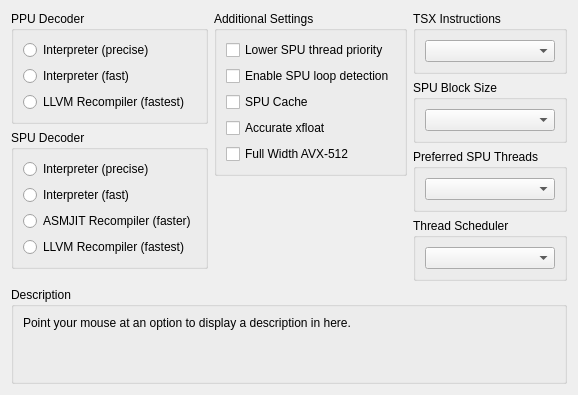
     <widget class="QWidget" name="coreTab">
      <attribute name="title">
       <string>CPU</string>
      </attribute>
      <layout class="QVBoxLayout" name="coreTabLayout" stretch="0,1,0">
       <item>
        <layout class="QHBoxLayout" name="coreTabItemLayout" stretch="1,1,1">
         <item>
          <layout class="QVBoxLayout" name="coreTabLeftLayout">
           <item>
            <widget class="QGroupBox" name="gb_ppu">
             <property name="title">
              <string>PPU Decoder</string>
             </property>
             <layout class="QVBoxLayout" name="ppu_layout">
              <item>
               <widget class="QRadioButton" name="ppu_precise">
                <property name="text">
                 <string notr="true">Interpreter (precise)</string>
                </property>
               </widget>
              </item>
              <item>
               <widget class="QRadioButton" name="ppu_fast">
                <property name="text">
                 <string notr="true">Interpreter (fast)</string>
                </property>
               </widget>
              </item>
              <item>
               <widget class="QRadioButton" name="ppu_llvm">
                <property name="text">
                 <string notr="true">LLVM Recompiler (fastest)</string>
                </property>
               </widget>
              </item>
             </layout>
            </widget>
           </item>
           <item>
            <widget class="QGroupBox" name="gb_spu">
             <property name="title">
              <string>SPU Decoder</string>
             </property>
             <layout class="QVBoxLayout" name="spu_layout">
              <item>
               <widget class="QRadioButton" name="spu_precise">
                <property name="text">
                 <string notr="true">Interpreter (precise)</string>
                </property>
               </widget>
              </item>
              <item>
               <widget class="QRadioButton" name="spu_fast">
                <property name="text">
                 <string notr="true">Interpreter (fast)</string>
                </property>
               </widget>
              </item>
              <item>
               <widget class="QRadioButton" name="spu_asmjit">
                <property name="text">
                 <string notr="true">ASMJIT Recompiler (faster)</string>
                </property>
               </widget>
              </item>
              <item>
               <widget class="QRadioButton" name="spu_llvm">
                <property name="text">
                 <string notr="true">LLVM Recompiler (fastest)</string>
                </property>
               </widget>
              </item>
             </layout>
            </widget>
           </item>
           <item>
            <spacer name="coreTabLeftLayoutSpacer">
             <property name="orientation">
              <enum>Qt::Vertical</enum>
             </property>
             <property name="sizeType">
              <enum>QSizePolicy::MinimumExpanding</enum>
             </property>
             <property name="sizeHint" stdset="0">
              <size>
               <width>0</width>
               <height>0</height>
              </size>
             </property>
            </spacer>
           </item>
          </layout>
         </item>
         <item>
          <layout class="QVBoxLayout" name="coreTabMiddleLayout">
           <item>
            <widget class="QGroupBox" name="checkboxes">
             <property name="title">
              <string>Additional Settings</string>
             </property>
             <layout class="QVBoxLayout" name="checkboxes_layout">
              <item>
               <widget class="QCheckBox" name="lowerSPUThrPrio">
                <property name="text">
                 <string>Lower SPU thread priority</string>
                </property>
               </widget>
              </item>
              <item>
               <widget class="QCheckBox" name="spuLoopDetection">
                <property name="text">
                 <string>Enable SPU loop detection</string>
                </property>
               </widget>
              </item>
              <item>
               <widget class="QCheckBox" name="spuCache">
                <property name="text">
                 <string>SPU Cache</string>
                </property>
               </widget>
              </item>
              <item>
               <widget class="QCheckBox" name="accurateXFloat">
                <property name="text">
                 <string>Accurate xfloat</string>
                </property>
               </widget>
              </item>
              <item>
               <widget class="QCheckBox" name="fullWidthAVX512">
                <property name="text">
                 <string>Full Width AVX-512</string>
                </property>
               </widget>
              </item>
             </layout>
            </widget>
           </item>
           <item>
            <spacer name="coreTabMiddleLayoutSpacer">
             <property name="orientation">
              <enum>Qt::Vertical</enum>
             </property>
             <property name="sizeType">
              <enum>QSizePolicy::MinimumExpanding</enum>
             </property>
             <property name="sizeHint" stdset="0">
              <size>
               <width>0</width>
               <height>0</height>
              </size>
             </property>
            </spacer>
           </item>
          </layout>
         </item>
         <item>
          <layout class="QVBoxLayout" name="coreTabRightLayout" stretch="0,0,0,0,0">
           <item>
            <widget class="QGroupBox" name="gb_tsx">
             <property name="sizePolicy">
              <sizepolicy hsizetype="Preferred" vsizetype="Minimum">
               <horstretch>0</horstretch>
               <verstretch>0</verstretch>
              </sizepolicy>
             </property>
             <property name="title">
              <string>TSX Instructions</string>
             </property>
             <layout class="QVBoxLayout" name="gb_tsx_layout">
              <item>
               <widget class="QComboBox" name="enableTSX"/>
              </item>
             </layout>
            </widget>
           </item>
           <item>
            <widget class="QGroupBox" name="gb_spuBlockSize">
             <property name="sizePolicy">
              <sizepolicy hsizetype="Preferred" vsizetype="Minimum">
               <horstretch>0</horstretch>
               <verstretch>0</verstretch>
              </sizepolicy>
             </property>
             <property name="title">
              <string>SPU Block Size</string>
             </property>
             <layout class="QVBoxLayout" name="gb_spuBlockSize_layout">
              <item>
               <widget class="QComboBox" name="spuBlockSize"/>
              </item>
             </layout>
            </widget>
           </item>
           <item>
            <widget class="QGroupBox" name="gb_spu_threads">
             <property name="sizePolicy">
              <sizepolicy hsizetype="Preferred" vsizetype="Minimum">
               <horstretch>0</horstretch>
               <verstretch>0</verstretch>
              </sizepolicy>
             </property>
             <property name="title">
              <string>Preferred SPU Threads</string>
             </property>
             <layout class="QVBoxLayout" name="gb_spu_threads_layout">
              <item>
               <widget class="QComboBox" name="preferredSPUThreads"/>
              </item>
             </layout>
            </widget>
           </item>
           <item>
            <widget class="QGroupBox" name="gb_threadsched">
             <property name="sizePolicy">
              <sizepolicy hsizetype="Preferred" vsizetype="Minimum">
               <horstretch>0</horstretch>
               <verstretch>0</verstretch>
              </sizepolicy>
             </property>
             <property name="title">
              <string>Thread Scheduler</string>
             </property>
             <layout class="QVBoxLayout" name="gb_threadsched_layout">
              <item>
               <widget class="QComboBox" name="threadsched"/>
              </item>
             </layout>
            </widget>
           </item>
           <item>
            <spacer name="coreTabRightLayoutSpacer">
             <property name="orientation">
              <enum>Qt::Vertical</enum>
             </property>
             <property name="sizeType">
              <enum>QSizePolicy::MinimumExpanding</enum>
             </property>
             <property name="sizeHint" stdset="0">
              <size>
               <width>0</width>
               <height>0</height>
              </size>
             </property>
            </spacer>
           </item>
          </layout>
         </item>
        </layout>
       </item>
       <item>
        <spacer name="coreTabSpacer">
         <property name="orientation">
          <enum>Qt::Vertical</enum>
         </property>
         <property name="sizeType">
          <enum>QSizePolicy::MinimumExpanding</enum>
         </property>
         <property name="sizeHint" stdset="0">
          <size>
           <width>0</width>
           <height>0</height>
          </size>
         </property>
        </spacer>
       </item>
       <item>
        <widget class="QGroupBox" name="gb_description_cpu">
         <property name="title">
          <string>Description</string>
         </property>
         <layout class="QVBoxLayout" name="gb_description_cpu_layout">
          <item>
           <widget class="QLabel" name="description_cpu">
            <property name="text">
             <string>Point your mouse at an option to display a description in here.


</string>
            </property>
            <property name="textFormat">
             <enum>Qt::PlainText</enum>
            </property>
            <property name="alignment">
             <set>Qt::AlignLeading|Qt::AlignLeft|Qt::AlignTop</set>
            </property>
            <property name="wordWrap">
             <bool>true</bool>
            </property>
           </widget>
          </item>
         </layout>
        </widget>
       </item>
      </layout>
     </widget>
